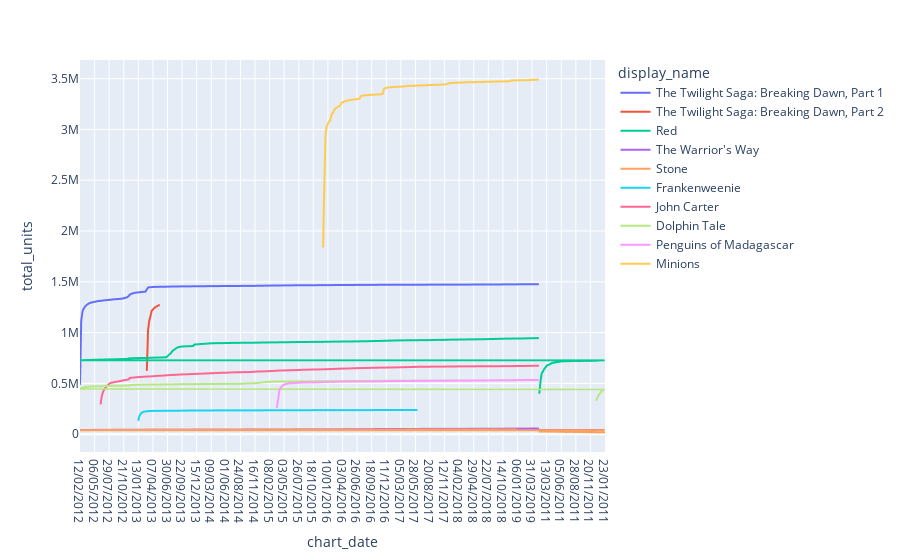

The notebook cell saved with this chart:
### Code cell
px.line(data_frame=movie_weekly_bluray,x='chart_date',y='total_units',color='display_name')

### Figure 1 — Plotly figure (JSON) as saved in the notebook; plotly's stock layout.template omitted (floating-point values rounded to 4 significant figures; data arrays with more than 128 entries replaced by an {"elided": "..."} marker saying what was removed)
{"data": [{"hovertemplate": "display_name=The Twilight Saga: Breaking Dawn, Part 1<br>chart_date=%{x}<br>total_units=%{y}<extra></extra>", "legendgroup": "The Twilight Saga: Breaking Dawn, Part 1", "line": {"color": "#636efa", "dash": "solid"}, "marker": {"symbol": "circle"}, "mode": "lines", "name": "The Twilight Saga: Breaking Dawn, Part 1", "showlegend": true, "type": "scattergl", "x": {"elided": "378 str values"}, "xaxis": "x", "y": {"elided": "378 int values"}, "yaxis": "y"}, {"hovertemplate": "display_name=The Twilight Saga: Breaking Dawn, Part 2<br>chart_date=%{x}<br>total_units=%{y}<extra></extra>", "legendgroup": "The Twilight Saga: Breaking Dawn, Part 2", "line": {"color": "#EF553B", "dash": "solid"}, "marker": {"symbol": "circle"}, "mode": "lines", "name": "The Twilight Saga: Breaking Dawn, Part 2", "showlegend": true, "type": "scattergl", "x": ["03/03/2013", "10/03/2013", "17/03/2013", "24/03/2013", "31/03/2013", "07/04/2013", "14/04/2013", "21/04/2013", "28/04/2013", "12/05/2013"], "xaxis": "x", "y": [630935, 1026602, 1117467, 1163029, 1213366, 1227657, 1240691, 1249975, 1257493, 1270673], "yaxis": "y"}, {"hovertemplate": "display_name=Red<br>chart_date=%{x}<br>total_units=%{y}<extra></extra>", "legendgroup": "Red", "line": {"color": "#00cc96", "dash": "solid"}, "marker": {"symbol": "circle"}, "mode": "lines", "name": "Red", "showlegend": true, "type": "scattergl", "x": {"elided": "432 str values"}, "xaxis": "x", "y": {"elided": "432 int values"}, "yaxis": "y"}, {"hovertemplate": "display_name=The Warrior's Way<br>chart_date=%{x}<br>total_units=%{y}<extra></extra>", "legendgroup": "The Warrior's Way", "line": {"color": "#ab63fa", "dash": "solid"}, "marker": {"symbol": "circle"}, "mode": "lines", "name": "The Warrior's Way", "showlegend": true, "type": "scattergl", "x": {"elided": "410 str values"}, "xaxis": "x", "y": {"elided": "410 int values"}, "yaxis": "y"}, {"hovertemplate": "display_name=Stone<br>chart_date=%{x}<br>total_units=%{y}<extra></extra>", "legendgroup": "Stone", "line": {"color": "#FFA15A", "dash": "solid"}, "marker": {"symbol": "circle"}, "mode": "lines", "name": "Stone", "showlegend": true, "type": "scattergl", "x": {"elided": "415 str values"}, "xaxis": "x", "y": {"elided": "415 int values"}, "yaxis": "y"}, {"hovertemplate": "display_name=Frankenweenie<br>chart_date=%{x}<br>total_units=%{y}<extra></extra>", "legendgroup": "Frankenweenie", "line": {"color": "#19d3f3", "dash": "solid"}, "marker": {"symbol": "circle"}, "mode": "lines", "name": "Frankenweenie", "showlegend": true, "type": "scattergl", "x": {"elided": "230 str values"}, "xaxis": "x", "y": {"elided": "230 int values"}, "yaxis": "y"}, {"hovertemplate": "display_name=John Carter<br>chart_date=%{x}<br>total_units=%{y}<extra></extra>", "legendgroup": "John Carter", "line": {"color": "#FF6692", "dash": "solid"}, "marker": {"symbol": "circle"}, "mode": "lines", "name": "John Carter", "showlegend": true, "type": "scattergl", "x": {"elided": "361 str values"}, "xaxis": "x", "y": {"elided": "361 int values"}, "yaxis": "y"}, {"hovertemplate": "display_name=Dolphin Tale<br>chart_date=%{x}<br>total_units=%{y}<extra></extra>", "legendgroup": "Dolphin Tale", "line": {"color": "#B6E880", "dash": "solid"}, "marker": {"symbol": "circle"}, "mode": "lines", "name": "Dolphin Tale", "showlegend": true, "type": "scattergl", "x": {"elided": "368 str values"}, "xaxis": "x", "y": {"elided": "368 int values"}, "yaxis": "y"}, {"hovertemplate": "display_name=Penguins of Madagascar<br>chart_date=%{x}<br>total_units=%{y}<extra></extra>", "legendgroup": "Penguins of Madagascar", "line": {"color": "#FF97FF", "dash": "solid"}, "marker": {"symbol": "circle"}, "mode": "lines", "name": "Penguins of Madagascar", "showlegend": true, "type": "scattergl", "x": {"elided": "216 str values"}, "xaxis": "x", "y": {"elided": "216 int values"}, "yaxis": "y"}, {"hovertemplate": "display_name=Minions<br>chart_date=%{x}<br>total_units=%{y}<extra></extra>", "legendgroup": "Minions", "line": {"color": "#FECB52", "dash": "solid"}, "marker": {"symbol": "circle"}, "mode": "lines", "name": "Minions", "showlegend": true, "type": "scattergl", "x": {"elided": "178 str values"}, "xaxis": "x", "y": {"elided": "178 int values"}, "yaxis": "y"}], "layout": {"legend": {"title": {"text": "display_name"}, "tracegroupgap": 0}, "margin": {"t": 60}, "xaxis": {"anchor": "y", "domain": [0, 1], "title": {"text": "chart_date"}}, "yaxis": {"anchor": "x", "domain": [0, 1], "title": {"text": "total_units"}}}}
